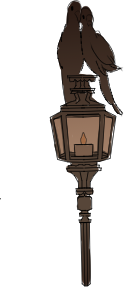
#> input picture Assets/Art/Imported/SceneRebuild0909/前厅素材/图层 8 副本 3.png, 124 x 287 px, given in place of 1F-reference.png, which was not available
$ python match_layers.py
#> lines starting #> are read from the running program, lines starting #| are printed output that depends on the picture; after the words box and inside, x2 and y2 are one past the last pixel; in counts of white or black regions, pixels touching at a corner belong together; pictures that were not available may be replaced by others from this repository, and a replacement may not be noted
#> further down, reference is the input picture: PIL image 124x287 RGBA; mean R, G, B, A 22, 17.1, 13.9, 63.6
"""Locate supplied transparent source layers against the four reference slices."""
import json
from pathlib import Path
import numpy as np
from PIL import Image

ROOT = Path(__file__).resolve().parents[2]
ART = ROOT / 'Assets/Art/Imported/UpdatedCorridors'
OUT = ROOT / 'Logs/CorridorQA'

def pixels(im):
    a = np.asarray(im.convert('RGBA'), dtype=np.float32) / 255
    alpha = a[..., 3]
    rgb = a[..., :3] * alpha[..., None] + np.array([154,96,77], np.float32)/255 * (1-alpha[..., None])
    return rgb.mean(axis=2), alpha

def correlate(a, b, shape):
    return np.fft.irfft2(np.fft.rfft2(a, s=shape) * np.conj(np.fft.rfft2(b, s=shape)), s=shape).real

def locate(reference, source, scale=4, count=6):
    r = reference.resize((reference.width//scale, reference.height//scale))
    t = source.resize((max(1,source.width//scale), max(1,source.height//scale)))
    g, _ = pixels(r); q, alpha = pixels(t)
    mask = (alpha > .8).astype(np.float32)
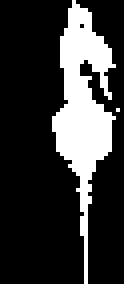
#> mask: shape (71, 31) float32 (shown 4 times larger); values 0 (black) and 1 (white), 21.4% white; 2 white regions (1 under 20 px), largest, box (x1, y1, x2, y2) and area: (13, 0, 29, 71) 470
    if mask.sum() < 30: mask = alpha**2
    n = mask.sum(); tq = (q*mask).sum(); var = (q*q*mask).sum()-tq*tq/n
#> after `n = mask.sum()`: n = 471
#> after `tq = (q * mask).sum()`: tq = 108.3
#> after `var = (q * q * mask).sum() - tq * tq / n`: var = 5.39
    shape = g.shape
#> shape = (71, 31)
    cross = correlate(g, q*mask, shape)
    sums = correlate(g, mask, shape)
#> call 2 of correlate, with shape = (71, 31)
#> in correlate (call 2), `return np.fft.irfft2(np.fft.rfft2(a, s=shape) * np.conj(np.fft.rfft2(b..`:
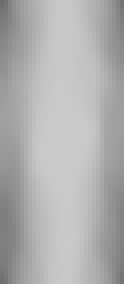
#> returned value: shape (71, 31) float64 (shown 4 times larger); min 108.3, max 201.3, mean 175.8
    sq = correlate(g*g, mask, shape)
#> call 3 of correlate, with shape = (71, 31)
#> in correlate (call 3), `return np.fft.irfft2(np.fft.rfft2(a, s=shape) * np.conj(np.fft.rfft2(b..`:
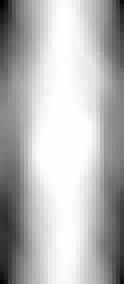
#> returned value: shape (71, 31) float64 (shown 4 times larger); min 30.26, max 86.06, mean 70.2; drawn with min black and max white
    score = (cross-tq*sums/n)/np.sqrt(np.maximum(1e-10,var*(sq-sums*sums/n)))
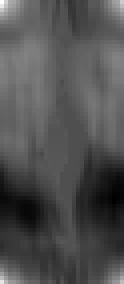
#> score: shape (71, 31) float64 (shown 4 times larger); min -0.455, max 1, mean 0.0069; drawn with min black and max white
    score = score[:g.shape[0]-q.shape[0]+1,:g.shape[1]-q.shape[1]+1]
#> score = [1]
    results=[]
    native, aa = pixels(source)
#> in pixels (call 3), `alpha = a[..., 3]`:
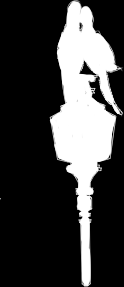
#> alpha: shape (287, 124) float32; min 0, max 1, mean 0.25
#> in pixels (call 3), `rgb = a[..., :3] * alpha[..., None] + np.array([154,96,77], np.float32..`:
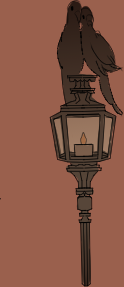
#> rgb: shape (287, 124, 3) float32; mean R, G, B 0.519, 0.333, 0.267
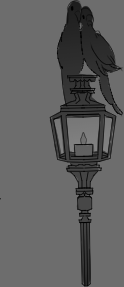
#> native: shape (287, 124) float32; min 0, max 0.516, mean 0.373
    yy,xx = np.nonzero(aa>.8)
#> yy = 8422 values from 1 to 285; xx = 8422 values, max 120 at index 2478, min 50 at index 4550, mean 83.25
    if len(xx)<30: yy,xx=np.nonzero(aa>.2)
    step=max(1,len(xx)//1500); yy,xx=yy[::step],xx[::step]
#> after `step = max(1, len(xx) // 1500)`: step = 5
#> after `yy, xx = (yy[::step], xx[::step])`: yy = 1685 values from 1 to 285; xx = 1685 values, max 118 at index 838, min 50 at index 910, mean 83.36
    ref,_=pixels(reference)
    v=native[yy,xx];v=v-v.mean()
#> after `v = native[yy, xx]`: v = 1685 values, max 0.512 at index 1263, min 0.00392 at index 1345, mean 0.22
#> after `v = v - v.mean()`: v = 1685 values, max 0.292 at index 1263, min -0.217 at index 1345, mean -1.58e-08
    for _ in range(count):
        y,x = np.unravel_index(np.argmax(score),score.shape)
        if not np.isfinite(score[y,x]): break
        # Refine each coarse match at native resolution with a sparse set of visible pixels.
        best=(-2,0,0)
        for dy in range(max(0,y*scale-scale),min(reference.height-source.height,y*scale+scale)+1):
            for dx in range(max(0,x*scale-scale),min(reference.width-source.width,x*scale+scale)+1):
                z=ref[yy+dy,xx+dx];z=z-z.mean()
                s=float(np.dot(v,z)/max(1e-8,np.linalg.norm(v)*np.linalg.norm(z)))
                if s>best[0]:best=(s,dx,dy)
        results.append(dict(score=round(best[0],5), x=best[1], y=best[2]))
        score[max(0,y-20):y+21,max(0,x-max(20,q.shape[1]//2)):x+max(20,q.shape[1]//2)+1]=-np.inf
#> this loop made 2 passes
#> (y, x) on passes 1 to 2: (0, 0), (0, 0)
#> after the loop, results = 1 item; score = [-inf]
    return results

if __name__ == '__main__':
    report={}
    for floor in ['1F','2F','3F']:
        reference=Image.open(OUT/(floor+'-reference.png')).convert('RGBA')
        report[floor]={}
        for p in (ART/floor/'Source').glob('*.png'):
            if p.name in ['走廊1楼.png','走廊2楼.png','3楼走廊.png','纸张.png','漫画专用渐变 副本.png']:continue
            im=Image.open(p).convert('RGBA')
            matches=locate(reference,im)
#> matches = 1 item
            report[floor][p.name]=matches
            print(floor,p.name,matches[:4],flush=True)
#| 1F 图层 8 副本 3.png [{'score': 1.0, 'x': 0, 'y': 0}]
        (OUT/'matches.json').write_text(json.dumps(report,ensure_ascii=False,indent=2),encoding='utf-8')
#> pass 2 of the loop `for floor in ['1F','2F','3F']:`:
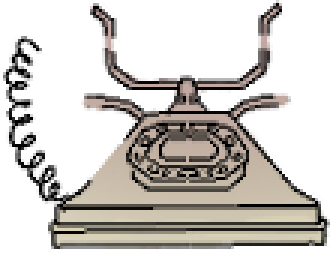
#> input picture Assets/Art/Imported/SceneRebuild0909/前厅素材/电话本体 副本.png, 110 x 85 px, given in place of 2F-reference.png, which was not available (shown 3 times larger)
#> reference is the input picture: PIL image 110x85 RGBA; mean R, G, B, A 98, 71.7, 54.8, 70.3
#> r: PIL image 27x21 RGBA
#> a: shape (21, 27, 4) float32
#> alpha: shape (21, 27) float32
#> rgb: shape (21, 27, 3) float32
#> g: shape (21, 27) float32
#> in locate (call 2), `score = score[:g.shape[0]-q.shape[0]+1,:g.shape[1]-q.shape[1]+1]`: score = empty array
#> in locate (call 2), `yy,xx = np.nonzero(aa>.8)`: yy = 8422 values from 1 to 285; xx = 8422 values, max 120 at index 2478, min 50 at index 4550, mean 83.25
#> in locate (call 2), `yy, xx = (yy[::step], xx[::step])`: yy = 1685 values from 1 to 285; xx = 1685 values, max 118 at index 838, min 50 at index 910, mean 83.36
#> a: shape (85, 110, 4) float32
#> alpha: shape (85, 110) float32
#> in pixels (call 8), `rgb = a[..., :3] * alpha[..., None] + np.array([154,96,77], np.float32..`:
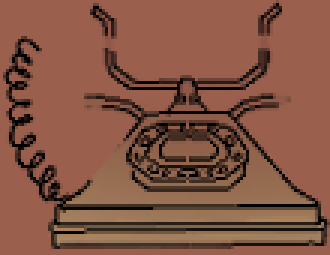
#> rgb: shape (85, 110, 3) float32 (shown 3 times larger); mean R, G, B 0.515, 0.336, 0.264
#> in locate (call 2), `ref,_=pixels(reference)`:
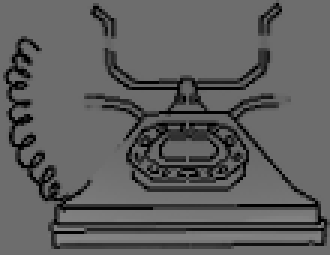
#> ref: shape (85, 110) float32 (shown 3 times larger); min 0, max 0.53, mean 0.372
#> v = 1685 values, max 0.512 at index 1263, min 0.00392 at index 1345, mean 0.22
#> v = 1685 values, max 0.292 at index 1263, min -0.217 at index 1345, mean -1.58e-08
#> after the loop in locate, `for _ in range(count):`: results = []
#> (the run stopped early here; a loop or call above may not have finished)
